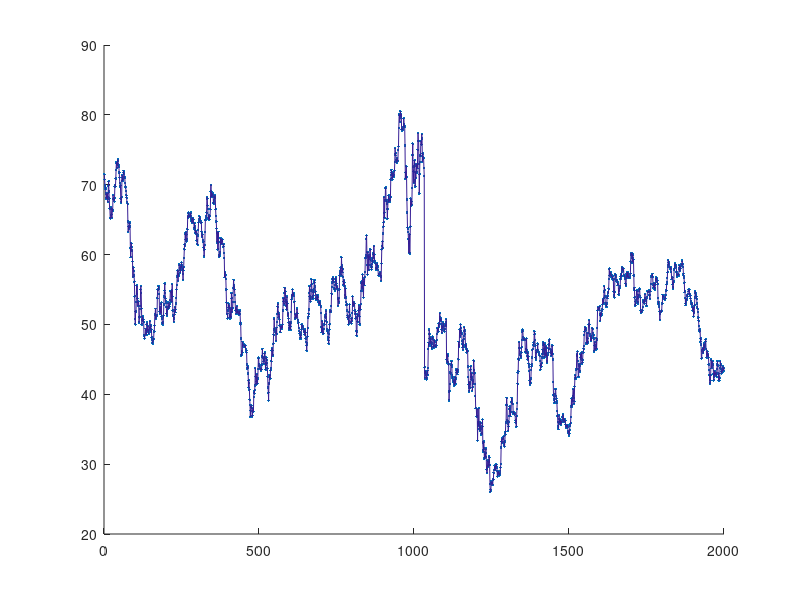

MATLAB code to generate this figure: (Note: this script raises an error after producing the figure.)
clc
load data.txt
X  = [1:length(data)];
Y = data';
% M1 * U = M2 => U = inv(M1) * M2
hold all
plot(X,Y,'.');
k = 20;
min=10^31;
plot(X,Y,'color',rand(1,3));
for i=1:k
  temp = llsq(X,Y,i);
  if temp < min
   min = temp;
   min_i = i;
  end
endfor
min_i
